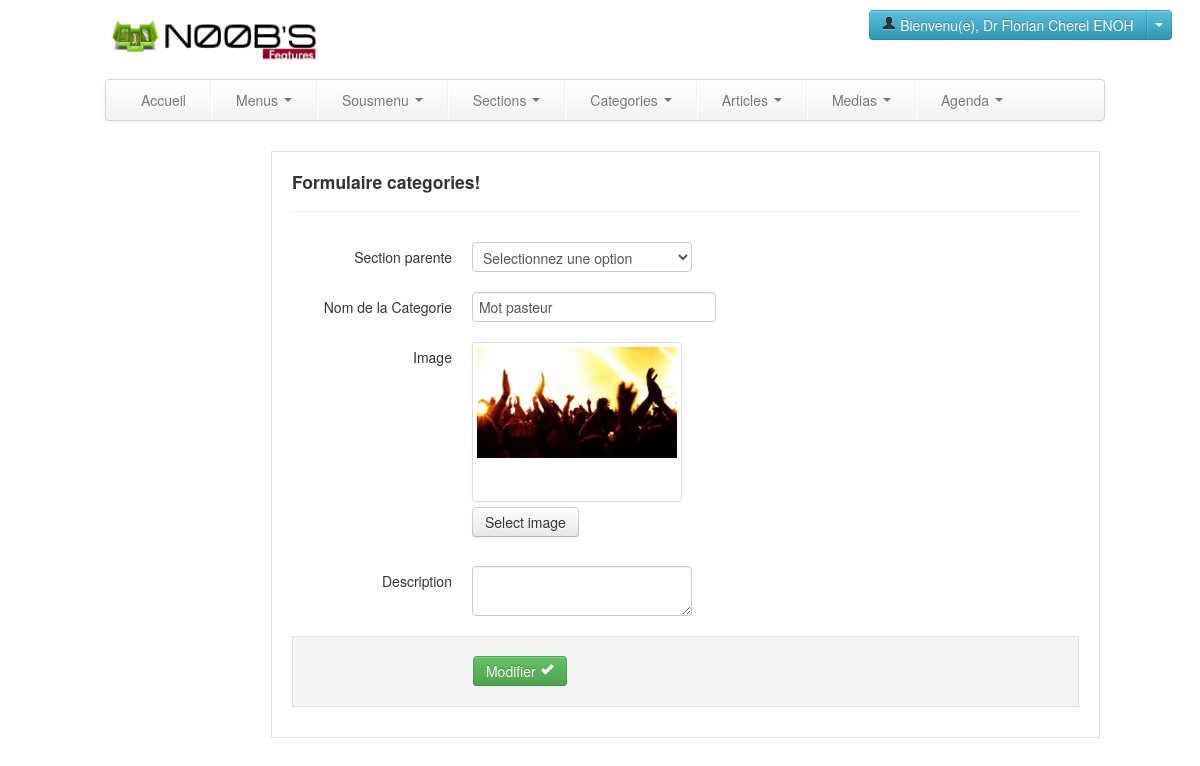
The app's page /myadmin/formulaire.php?form=categories&id=1 (signed in) with its own data.
### tables this page shows
CREATE TABLE IF NOT EXISTS `categories` (
  `idCategorie` int(11) NOT NULL AUTO_INCREMENT,
  `nomCategorie` varchar(45) DEFAULT NULL,
  `imageCategorie` varchar(45) DEFAULT NULL,
  `section_idSection` int(11) NOT NULL,
  `description` varchar(255) DEFAULT NULL,
  `categorieterms` varchar(255) NOT NULL,
  PRIMARY KEY (`idCategorie`),
  KEY `fk_categories_section_idx` (`section_idSection`)
);

### myadmin/required/class/mysql.class.php (called while the page is built, shortened)
<?php
	class MysqlConnect
	{
		public function Connecter()
		{
			if($this->connex = mysql_connect(self::SERVER,self::USER,self::PWD)){
				if($this->tb = mysql_select_db(self::DB,$this->connex)){
					return true;
				}else{
					return mysql_error();
				}
			}else{
				return mysql_error();
			}
		}
	}
?>

### myadmin/required/class/queries.class.php (called while the page is built, shortened)
<?php
	require_once('mysql.class.php');
	class GeneralsQueries extends MysqlConnect{
		public $table;
		public $valeurs;
		public $champs;
		public function Protection($donnees){
			if($this->Connecter()){
				return mysql_real_escape_string(htmlentities($donnees));
				}
		}
		public function Select(){
			if($this->Connecter()){
				$selection = "SELECT ".$this->Protection($this->champs)." FROM ".$this->Protection($this->table)."  WHERE ".$this->valeurs."";
				$reponse = mysql_query($selection) or exit($this->ErreurSQL());
				$n = mysql_num_rows($reponse);
				if($n!=0){
					$data = array();
					$i=0;
					while($datum = mysql_fetch_array($reponse)){
						$data[$i] = $datum;
						$i++;
					}
					return $data;
				}
				else return false;
			}else{
				return $this->ErreurSQL();
			}
		}
	}
?>

### myadmin/include/forms/form-categories.php (the view, shortened to what this page needs)
 <?php
 require_once("required/class/queries.class.php");
	 $testChamp = new GeneralsQueries;
	  if(isset($_GET['id'])){
		  $action="modifier";}
	  else{
		  $action="inserer";}
					 $testChamp->table = "droits";
					 $testChamp->champs ="*";
	 $testChamp->valeurs="item = 'categories' AND utilisateur_id_user = '".$_SESSION['appUserId']."' ";
					 $sel = $testChamp->Select();
					 if($sel){
					 $droits = $sel[0][$action]; }
					 else{
					 $droits = 0; }
					  if($droits==0){
					 $erreur='<div id="error" class="alert alert-error">';
					 echo $erreur."Désolé ,Vous n'avez pas accès à cette ressource !</div>";}
					 else{
 ?>
 <?php
	 $loader = new GeneralsQueries;
	 if(isset($_GET['id'])){
	 $loader->champs="*";
	 $loader->table="categories";
	 $loader->valeurs="idCategorie= '".$_GET['id']."'";
	 $res =$loader->Select();
		 $section_idSection=$res[0]['section_idSection'];
		 $nomCategorie=$res[0]['nomCategorie'];
		 $imageCategorie=$res[0]['imageCategorie'];
		 $description=$res[0]['description'];
		 $lib="Modifier";
	 }
 ?>
 <div class="page-header">
		<h4 class="Heading4">Formulaire categories!</h4>
	</div>	<form method="POST" action="include/recup/recup-categories.php" class="form-horizontal" enctype="multipart/form-data">
	<div class="control-group">
		<label class="control-label" for="section_idSection">Section parente</label>
		<div class="controls">
			<select name='section_idSection' id='section_idSection' value='<?php echo $section_idSection;?>' required><option value="">Selectionnez une option</option>
						 	</select>
		</div>
	</div>
	<div class="control-group">
		<label class="control-label" for="nomCategorie">Nom de la Categorie</label>
		<div class="controls">
			<input type='text' name='nomCategorie' id='nomCategorie' value='<?php echo $nomCategorie;?>' required class="special"/>
		</div>
	</div>
	<div class="control-group" id="filegroup">
		<label class="control-label" for="imageCategorie">Image</label>
		<div class="controls">
			<div class="fileupload fileupload-new" data-provides="fileupload">
			  <div class="fileupload-preview thumbnail" style="width: 200px; height: 150px;">
			  	<img src="<?php echo $imageCategorie;?>">
			  </div>
			  <div>
			    <span class="btn btn-file"><span class="fileupload-new">Select image</span><span class="fileupload-exists">Change</span>
			    <input type="file" class="imageCategorie" name='imageCategorie' id='imageCategorie' value='<?php echo $imageCategorie;?>' /></span>
			  </div>
			</div>
		</div>
	</div>
	<div class="control-group">
		<label class="control-label" for="description">Description</label>
		<div class="controls">
			<textarea name='description' id='description' value='' class="special"><?php echo decode_utf8($description);?></textarea>
		</div>
	</div>
		 <div class="form-actions"><button type="submit" class="btn btn-success" id="button"><?php echo $lib;  ?>  <i class="icon-ok icon-white"></i></button></div>
</form>
 <?php
					 }
 ?>

### myadmin/css/all.css (style rules this page uses)
body { margin:0; font-size: 12px; font-family: helvetica; background: url(../pictures/bg_clear.jpg); overflow-x:hidden; }
div.form-actions { border-left: 1px solid #E1E1E1; border-right: 1px solid #E1E1E1; border-bottom: 1px solid #E1E1E1; }
div.controls input.special { width: 230px; }

### records on screen
categories: nomCategorie "Mot pasteur", imageCategorie (picture)

### other values on screen
$_SESSION['appUserName'] "Florian Cherel ENOH"
$lib "Modifier"
